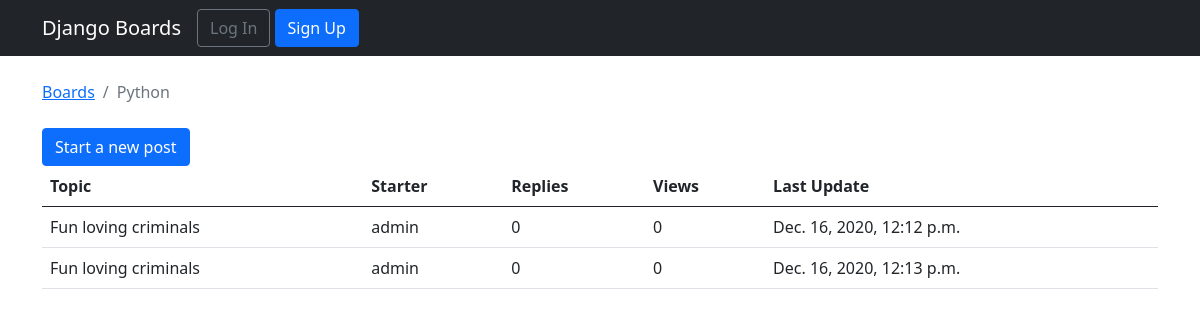
The page /boards/2/ on the database as committed earlier.
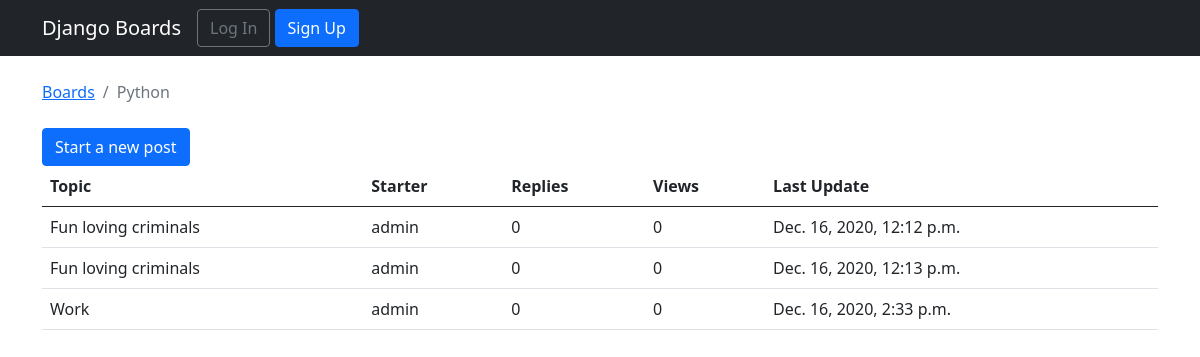
The same page on the database as committed later.
### boards/models.py (models this page shows)
class Topic(models.Model):
    subject= models.CharField(max_length=255)
    last_updated = models.DateTimeField(auto_now_add=True)
    board = models.ForeignKey(Board, related_name= 'topics', on_delete=CASCADE)
    starter = models.ForeignKey(User, related_name='topics', on_delete=CASCADE)

### boards/views.py (the view)
# urls.py: path('boards/<int:pk>/', views.board_topics, name='board_topics'),
def board_topics(request, pk):
    board = get_object_or_404(Board, pk=pk)
    return render(request, 'topics.html', {'board': board})

### templates/topics.html (shortened to what this page needs)
{% extends 'base.html' %}
          {% block breadcrumb %}
          <li class="breadcrumb-item"><a href="{% url 'home' %}">Boards</a></li>
           <li class="breadcrumb-item active">{{ board.name }}
           </li>{% endblock %}
           {% block content %}
           <a href = "{% url 'new_topic' board.pk %}"><button name = "new_post" class="btn btn-primary"> Start a new post</button></a>
<table class="table">
    <thead class="thead-inverse">
        <tr>
            <th>Topic</th>
            <th>Starter</th>
            <th>Replies</th>
            <th>Views</th>
            <th>Last Update</th>
        </tr>
    </thead>
    <tbody>
        {% for topic in board.topics.all %}
        <tr>
            <td>{{ topic.subject }} </td>
            <td>{{ topic.starter.username }}</td>
            <td>0</td>
            <td>0</td>
            <td>{{ topic.last_updated }}</td>
        </tr>
        {% endfor %}
    </tbody>
</table>
           {% endblock %}

Rows that differ between the two databases and show on the page:
added Topic: subject "Work", starter.username "admin", last_updated "Dec. 16, 2020, 2:33 p.m."
